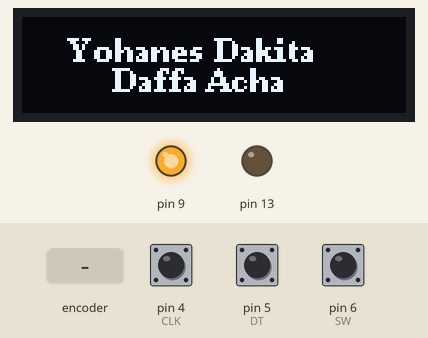
Simulated run of this sketch. Board: Arduino Uno, built with avr-gcc and run on an emulated ATmega328P. Parts: 128×32 one-colour display, output pins drawn as LEDs (lit = HIGH). Inputs (shaded band) come from the test bench; at power-on: pin 6 (SW) HIGH, pin 4 (CLK) HIGH, pin 5 (DT) HIGH. What the sketch prints to the serial monitor is not drawn.

Above: at 4.3 s.
At 6.3 s:
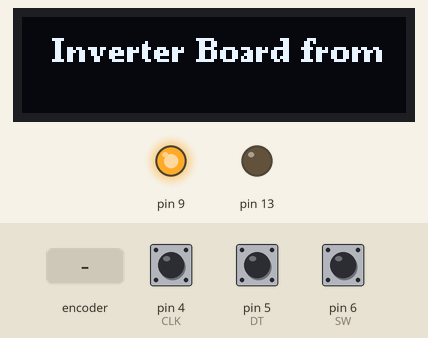
At 11.4 s:
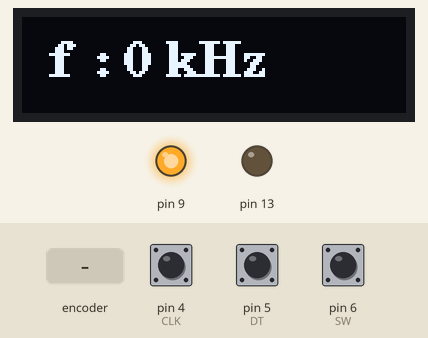
11.5 s: rotary encoder on pin 4 (CLK) / pin 5 (DT) turned 1 step (first pin leading)
13.2 s: pin 6 (SW) pulled LOW for 0.15 s
14.8 s: rotary encoder on pin 4 (CLK) / pin 5 (DT) turned 2 steps (second pin leading)
Timing chart, 0 to 17.8 s (numbered marks = the images above; inputs shaded):
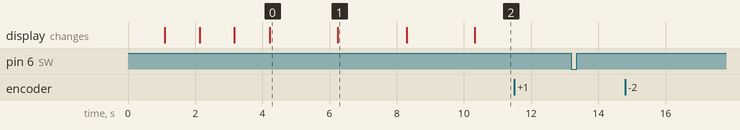

Measured:
- after the input at 11.5 s, every drawn part: stays the same
- after the input at 13.2 s, every drawn part: stays the same
- after the input at 14.8 s, every drawn part: stays the same
- what the display in image 0 shows lasts 2.1 s, from 4.2 s to 6.3 s

The sketch:

fullbridge-inverter.ino
```cpp
#include <U8g2lib.h>
#include <SPI.h>
#include <Wire.h>

U8G2_SSD1306_128X32_UNIVISION_F_HW_I2C oled(U8G2_R0);

#define CLK 4
#define DT  5
#define SW  6

struct{
  int a_prev, a_val;
  bool dir;
  int enc_count;
  unsigned long prev_tim;

  struct{
    bool now, prev;
    int count;
  }button;
}enc;

int analog;
int freq = 100;

void display_frequency(int num){
  char buf[20];
  oled.setFont(u8g2_font_ncenB12_tr);
  sprintf(buf,"f  : %d kHz",num);
  oled.clearBuffer();
  oled.drawStr(10, 20, buf);
  oled.sendBuffer();
}

void intro(){
  oled.clearBuffer();oled.drawStr(10, 15, "Capstone A3 Team");oled.sendBuffer();
  delay(1000);
  oled.clearBuffer();oled.drawStr(10, 15, "Capstone A3 Team.");oled.sendBuffer();
  delay(1000);
  oled.clearBuffer();oled.drawStr(10, 15, "Capstone A3 Team..");oled.sendBuffer();
  delay(1000);
  oled.clearBuffer();oled.drawStr(10, 15, "Capstone A3 Team...");oled.sendBuffer();
  delay(1000);
  oled.clearBuffer();oled.drawStr(15, 15, "Yohanes Dakita");oled.drawStr(30, 25, "Daffa Acha");oled.sendBuffer();
  delay(2000);
  oled.clearBuffer();oled.drawStr(10, 15, "Inverter Board from");oled.sendBuffer();
  delay(2000);
  oled.clearBuffer();oled.drawStr(15, 10, "Wireless Power");oled.drawStr(35, 20, "Transfer");oled.sendBuffer();
  delay(2000);
}

void setup() {
  //------------------OLED
  oled.begin();
  oled.setFlipMode(1);
  oled.clearBuffer();
  oled.setFont(u8g2_font_ncenB08_tr);

  // -----------------ENCODER
  pinMode(CLK,INPUT);
  pinMode(DT, INPUT);
  pinMode(SW, INPUT_PULLUP);
  enc.a_prev = digitalRead(CLK);
  enc.button.prev = digitalRead(SW);


  Serial.begin(9600);
  pinMode(9,1);
  pinMode(13,1);
  pinMode(A0,0);
  TCCR1A = 0;
  TCCR1B = 0;
  TCCR1A |= (1 <<WGM11) | (1 << COM1A1) | (1 << COM1B1);
  TCCR1B |= (1 << CS10) | (1 << WGM12) | (1 << WGM13);

  intro();
  // put your setup code here, to run once:

}

void loop() {
    enc.button.now = digitalRead(SW);
    if(enc.button.now != enc.button.prev) {
      enc.button.count++;
      Serial.print("Button: ");Serial.println(enc.button.count);
    }
    enc.button.prev = enc.button.now;
    enc.a_val = digitalRead(CLK);
    if (enc.a_val != enc.a_prev){
      if(digitalRead(DT) != enc.a_val){
        enc.enc_count++;
        freq ++;
        if(freq>=200)freq = 200;
        enc.dir = true;
      }
      else if(digitalRead(DT) == enc.a_val){
        enc.enc_count--;
        freq--;
        if(freq<=80)freq = 80;
        enc.dir = false;
      }
      Serial.print("dir: ");Serial.println((enc.dir) ? "clock wise" : "counter clock wise");
      Serial.print("Count: ");Serial.println(enc.enc_count);
      enc.prev_tim = millis();
    }
    enc.a_prev = enc.a_val;
    // display_frequency(200 - freq + 80);

  // ICR1 = map(analogRead(A0),10,1023,80,200);
  // ICR1 = freq;
  OCR1A = ICR1 / 2;
  float hertz = 1 / ((float)ICR1/16000);
  // display_frequency(200 - ICR1 + 80);
  display_frequency(hertz);
}
```
